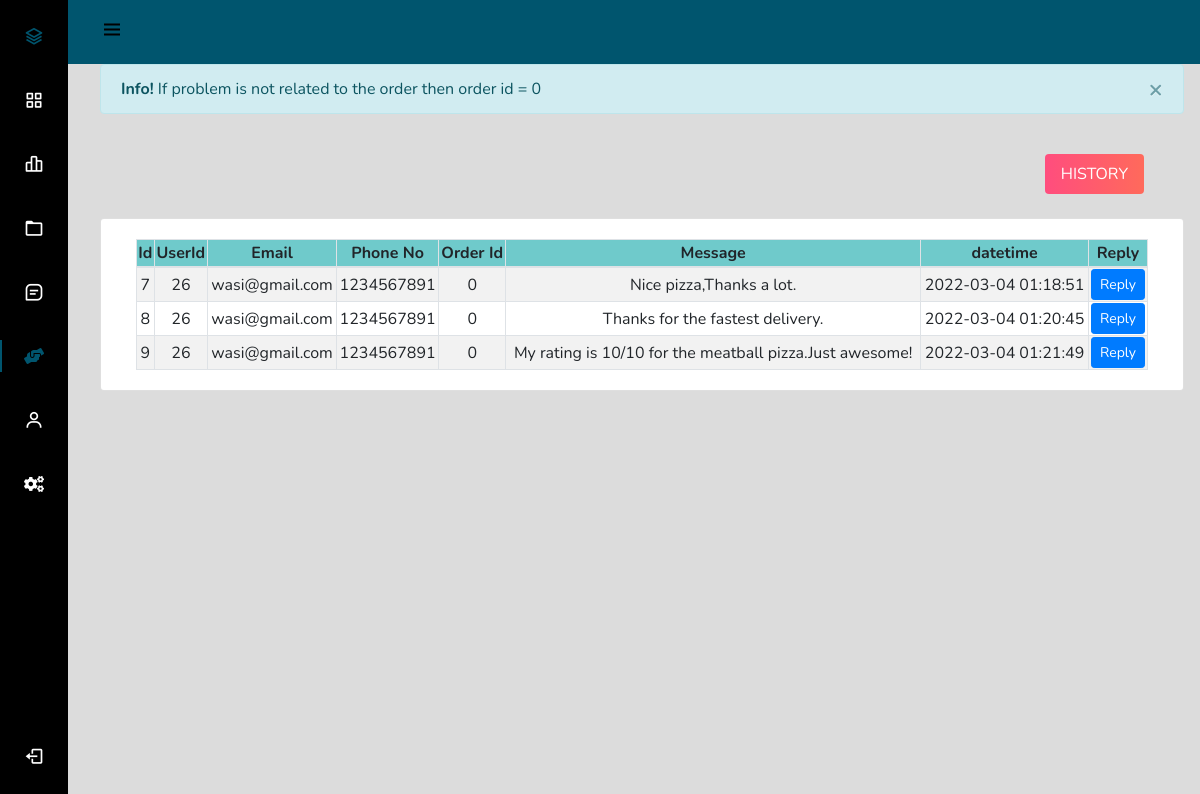
/admin/index.php?page=contactManage (signed in), run on the app's committed database.
### tables this page shows
CREATE TABLE `contact` (
  `contactId` int(21) NOT NULL,
  `userId` int(21) NOT NULL,
  `email` varchar(35) NOT NULL,
  `phoneNo` bigint(21) NOT NULL,
  `orderId` int(21) NOT NULL DEFAULT 0 COMMENT 'If problem is not related to the order then order id = 0',
  `message` text NOT NULL,
  `time` datetime NOT NULL DEFAULT current_timestamp()
);

### admin/contactManage.php (the view, shortened to what this page needs)
<div class="alert alert-info alert-dismissible fade show" role="alert" style="width:100%" id='notempty'>
    <strong>Info!</strong> If problem is not related to the order then order id = 0
    <button type="button" class="close" data-dismiss="alert"><span aria-hidden="true">×</span></button>
</div>
<div style="margin-right: 32px;display: table;margin-left: auto;"><br>
<button type="button" class="btn btn-danger-gradiant text-white border-0 py-2 px-3 mx-2" data-toggle="modal" data-target="#history"><span> HISTORY <i class="ti-arrow-right"></i></span></button>
</div><br>
<div class="container-fluid" id='empty'>
	<div class="row">
		<div class="card col-lg-12">
			<div class="card-body">
				<table class="table-striped table-bordered col-md-12 text-center">
                    <thead style="background-color: rgb(111 202 203);">
                        <tr>
                            <th>Id</th>
                            <th>UserId</th>
                            <th>Email</th>
                            <th>Phone No</th>
                            <th>Order Id</th>
                            <th>Message</th>
                            <th>datetime</th>
                            <th>Reply</th>
                        </tr>
                    </thead>
                    <tbody>
                        <?php
                            $sql = "SELECT * FROM contact";
                            $result = mysqli_query($conn, $sql);
                            while($row=mysqli_fetch_assoc($result)) {
                                $contactId = $row['contactId'];
                                $userId = $row['userId'];
                                $email = $row['email'];
                                $phoneNo = $row['phoneNo'];
                                $orderId = $row['orderId'];
                                $message = $row['message'];
                                $time = $row['time'];
                                echo '<tr>
                                        <td>' .$contactId. '</td>
                                        <td>' .$userId. '</td>
                                        <td>' .$email. '</td>
                                        <td>' .$phoneNo. '</td>
                                        <td>' .$orderId. '</td>
                                        <td>' .$message. '</td>
                                        <td>' .$time. '</td>
                                        <td class="text-center">
                                            <button class="btn btn-sm btn-primary" type="button" data-toggle="modal" data-target="#reply' .$contactId. '">Reply</button>
                                        </td>
                                    </tr>';
                            }
                              ?><script> document.getElementById("notempty").innerHTML = '<div class="alert alert-info alert-dismissible fade show" role="alert" style="width:100%"> You have not recieve any message!	</div>';
                    </tbody>
		        </table>
			</div>
		</div>
	</div>
</div>

### admin/assetsForSideBar/css/styles.css (style rules this page uses)
:root { --header-height: 3rem; --nav-width: 68px; --first-color: #000000; --first-color-light: #ffffff; --white-color: #00556e; --body-font: 'Nunito', sans-serif; --normal-font-size: 1rem; --z-fixed: 100; }
*,::before,::after { box-sizing: border-box; }
body { position: relative; margin: var(--header-height) 0 0 0; padding: 0 1rem; font-family: var(--body-font); font-size: var(--normal-font-size); transition: .5s; }
.show { left: 0; }
@media screen and (min-width: 768px) { body { margin: calc(var(--header-height) + 1rem) 0 0 0; padding-left: calc(var(--nav-width) + 2rem); } }

### admin/contactManage.php (style rules this page uses)
.btn-danger-gradiant { background: linear-gradient(to right, #ff4d7e 0%, #ff6a5b 100%); }

### data on the page
contact: contactId "7", userId "26", email "wasi@gmail.com", phoneNo "1234567891", orderId "0", message "Nice pizza,Thanks a lot.", time "2022-03-04 01:18:51"
contact: contactId "8", userId "26", email "wasi@gmail.com", phoneNo "1234567891", orderId "0", message "Thanks for the fastest delivery.", time "2022-03-04 01:20:45"
contact: contactId "9", userId "26", email "wasi@gmail.com", phoneNo "1234567891", orderId "0", message "My rating is 10/10 for the meatball pizza.Just awesome!", time "2022-03-04 01:21:49"
